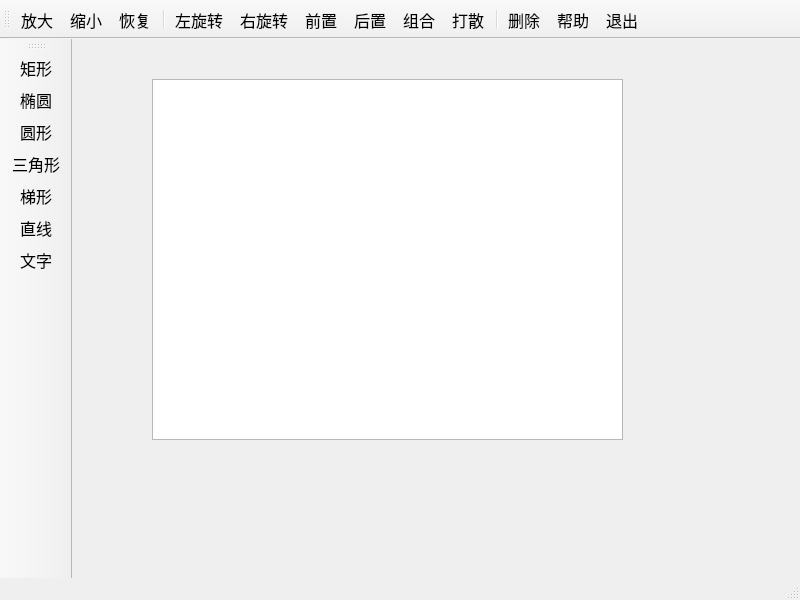
<?xml version="1.0" encoding="UTF-8"?>
<ui version="4.0">
 <class>MainWindow</class>
 <widget class="QMainWindow" name="MainWindow">
  <property name="geometry">
   <rect>
    <x>0</x>
    <y>0</y>
    <width>800</width>
    <height>600</height>
   </rect>
  </property>
  <property name="windowTitle">
   <string>MainWindow</string>
  </property>
  <widget class="QWidget" name="centralwidget">
   <widget class="TGraphicsView" name="view">
    <property name="geometry">
     <rect>
      <x>80</x>
      <y>40</y>
      <width>471</width>
      <height>361</height>
     </rect>
    </property>
   </widget>
  </widget>
  <widget class="QStatusBar" name="statusbar"/>
  <widget class="QToolBar" name="toolBar">
   <property name="font">
    <font>
     <pointsize>12</pointsize>
    </font>
   </property>
   <property name="windowTitle">
    <string>toolBar</string>
   </property>
   <property name="toolButtonStyle">
    <enum>Qt::ToolButtonTextUnderIcon</enum>
   </property>
   <attribute name="toolBarArea">
    <enum>LeftToolBarArea</enum>
   </attribute>
   <attribute name="toolBarBreak">
    <bool>false</bool>
   </attribute>
   <addaction name="actItem_Rect"/>
   <addaction name="actItem_Ecllipse"/>
   <addaction name="actItem_Circle"/>
   <addaction name="actItem_Triangle"/>
   <addaction name="actItem_Polygon"/>
   <addaction name="actItem_Line"/>
   <addaction name="actItem_Text"/>
  </widget>
  <widget class="QToolBar" name="mainToolBar">
   <property name="font">
    <font>
     <pointsize>12</pointsize>
    </font>
   </property>
   <property name="windowTitle">
    <string>toolBar_2</string>
   </property>
   <property name="toolButtonStyle">
    <enum>Qt::ToolButtonTextUnderIcon</enum>
   </property>
   <attribute name="toolBarArea">
    <enum>TopToolBarArea</enum>
   </attribute>
   <attribute name="toolBarBreak">
    <bool>false</bool>
   </attribute>
   <addaction name="actZoomIn"/>
   <addaction name="actZoomOut"/>
   <addaction name="actRestore"/>
   <addaction name="separator"/>
   <addaction name="actRotateLeft"/>
   <addaction name="actRotateRight"/>
   <addaction name="actEdit_Front"/>
   <addaction name="actEdit_Back"/>
   <addaction name="actGroup"/>
   <addaction name="actGroupBreak"/>
   <addaction name="separator"/>
   <addaction name="actEdit_delete"/>
   <addaction name="actHelp"/>
   <addaction name="actQuit"/>
  </widget>
  <action name="actItem_Rect">
   <property name="icon">
    <iconset resource="res.qrc">
     <normaloff>:/images/RECTANGL.BMP</normaloff>:/images/RECTANGL.BMP</iconset>
   </property>
   <property name="text">
    <string>矩形</string>
   </property>
   <property name="menuRole">
    <enum>QAction::NoRole</enum>
   </property>
  </action>
  <action name="actItem_Ecllipse">
   <property name="icon">
    <iconset resource="res.qrc">
     <normaloff>:/images/ELLIPSE.BMP</normaloff>:/images/ELLIPSE.BMP</iconset>
   </property>
   <property name="text">
    <string>椭圆</string>
   </property>
   <property name="menuRole">
    <enum>QAction::NoRole</enum>
   </property>
  </action>
  <action name="actItem_Line">
   <property name="icon">
    <iconset resource="res.qrc">
     <normaloff>:/images/LINE.BMP</normaloff>:/images/LINE.BMP</iconset>
   </property>
   <property name="text">
    <string>直线</string>
   </property>
   <property name="menuRole">
    <enum>QAction::NoRole</enum>
   </property>
  </action>
  <action name="actEdit_delete">
   <property name="icon">
    <iconset resource="res.qrc">
     <normaloff>:/images/108.bmp</normaloff>:/images/108.bmp</iconset>
   </property>
   <property name="text">
    <string>删除</string>
   </property>
   <property name="menuRole">
    <enum>QAction::NoRole</enum>
   </property>
  </action>
  <action name="actQuit">
   <property name="icon">
    <iconset resource="res.qrc">
     <normaloff>:/images/132.bmp</normaloff>:/images/132.bmp</iconset>
   </property>
   <property name="text">
    <string>退出</string>
   </property>
   <property name="menuRole">
    <enum>QAction::NoRole</enum>
   </property>
  </action>
  <action name="actItem_Text">
   <property name="icon">
    <iconset resource="res.qrc">
     <normaloff>:/images/800.bmp</normaloff>:/images/800.bmp</iconset>
   </property>
   <property name="text">
    <string>文字</string>
   </property>
   <property name="menuRole">
    <enum>QAction::NoRole</enum>
   </property>
  </action>
  <action name="actEdit_Back">
   <property name="icon">
    <iconset resource="res.qrc">
     <normaloff>:/images/526.bmp</normaloff>:/images/526.bmp</iconset>
   </property>
   <property name="text">
    <string>后置</string>
   </property>
   <property name="menuRole">
    <enum>QAction::NoRole</enum>
   </property>
  </action>
  <action name="actEdit_Front">
   <property name="icon">
    <iconset resource="res.qrc">
     <normaloff>:/images/528.bmp</normaloff>:/images/528.bmp</iconset>
   </property>
   <property name="text">
    <string>前置</string>
   </property>
   <property name="menuRole">
    <enum>QAction::NoRole</enum>
   </property>
  </action>
  <action name="actGroup">
   <property name="icon">
    <iconset resource="res.qrc">
     <normaloff>:/images/UNGROUP.BMP</normaloff>:/images/UNGROUP.BMP</iconset>
   </property>
   <property name="text">
    <string>组合</string>
   </property>
   <property name="menuRole">
    <enum>QAction::NoRole</enum>
   </property>
  </action>
  <action name="actGroupBreak">
   <property name="icon">
    <iconset resource="res.qrc">
     <normaloff>:/images/128.bmp</normaloff>:/images/128.bmp</iconset>
   </property>
   <property name="text">
    <string>打散</string>
   </property>
   <property name="menuRole">
    <enum>QAction::NoRole</enum>
   </property>
  </action>
  <action name="actHelp">
   <property name="icon">
    <iconset resource="res.qrc">
     <normaloff>:/images/BEBULB.ICO</normaloff>:/images/BEBULB.ICO</iconset>
   </property>
   <property name="text">
    <string>帮助</string>
   </property>
   <property name="menuRole">
    <enum>QAction::NoRole</enum>
   </property>
  </action>
  <action name="actRestore">
   <property name="icon">
    <iconset resource="res.qrc">
     <normaloff>:/images/420.bmp</normaloff>:/images/420.bmp</iconset>
   </property>
   <property name="text">
    <string>恢复</string>
   </property>
   <property name="menuRole">
    <enum>QAction::NoRole</enum>
   </property>
  </action>
  <action name="actRotateLeft">
   <property name="icon">
    <iconset resource="res.qrc">
     <normaloff>:/images/rotateleft.png</normaloff>:/images/rotateleft.png</iconset>
   </property>
   <property name="text">
    <string>左旋转</string>
   </property>
   <property name="menuRole">
    <enum>QAction::NoRole</enum>
   </property>
  </action>
  <action name="actRotateRight">
   <property name="icon">
    <iconset resource="res.qrc">
     <normaloff>:/images/rotateright.png</normaloff>:/images/rotateright.png</iconset>
   </property>
   <property name="text">
    <string>右旋转</string>
   </property>
   <property name="menuRole">
    <enum>QAction::NoRole</enum>
   </property>
  </action>
  <action name="actZoomIn">
   <property name="icon">
    <iconset resource="res.qrc">
     <normaloff>:/images/zoomin.png</normaloff>:/images/zoomin.png</iconset>
   </property>
   <property name="text">
    <string>放大</string>
   </property>
   <property name="menuRole">
    <enum>QAction::NoRole</enum>
   </property>
  </action>
  <action name="actZoomOut">
   <property name="icon">
    <iconset resource="res.qrc">
     <normaloff>:/images/zoomout.png</normaloff>:/images/zoomout.png</iconset>
   </property>
   <property name="text">
    <string>缩小</string>
   </property>
   <property name="menuRole">
    <enum>QAction::NoRole</enum>
   </property>
  </action>
  <action name="actItem_Circle">
   <property name="icon">
    <iconset resource="res.qrc">
     <normaloff>:/images/08.JPG</normaloff>:/images/08.JPG</iconset>
   </property>
   <property name="text">
    <string>圆形</string>
   </property>
   <property name="menuRole">
    <enum>QAction::NoRole</enum>
   </property>
  </action>
  <action name="actItem_Polygon">
   <property name="icon">
    <iconset resource="res.qrc">
     <normaloff>:/images/FREEFORM.BMP</normaloff>:/images/FREEFORM.BMP</iconset>
   </property>
   <property name="text">
    <string>梯形</string>
   </property>
   <property name="menuRole">
    <enum>QAction::NoRole</enum>
   </property>
  </action>
  <action name="actItem_Triangle">
   <property name="icon">
    <iconset resource="res.qrc">
     <normaloff>:/images/Icon1242.ico</normaloff>:/images/Icon1242.ico</iconset>
   </property>
   <property name="text">
    <string>三角形</string>
   </property>
   <property name="menuRole">
    <enum>QAction::NoRole</enum>
   </property>
  </action>
 </widget>
 <customwidgets>
  <customwidget>
   <class>TGraphicsView</class>
   <extends>QGraphicsView</extends>
   <header>tgraphicsview.h</header>
  </customwidget>
 </customwidgets>
 <resources>
  <include location="res.qrc"/>
 </resources>
 <connections>
  <connection>
   <sender>actQuit</sender>
   <signal>triggered()</signal>
   <receiver>MainWindow</receiver>
   <slot>close()</slot>
   <hints>
    <hint type="sourcelabel">
     <x>-1</x>
     <y>-1</y>
    </hint>
    <hint type="destinationlabel">
     <x>399</x>
     <y>299</y>
    </hint>
   </hints>
  </connection>
 </connections>
</ui>
